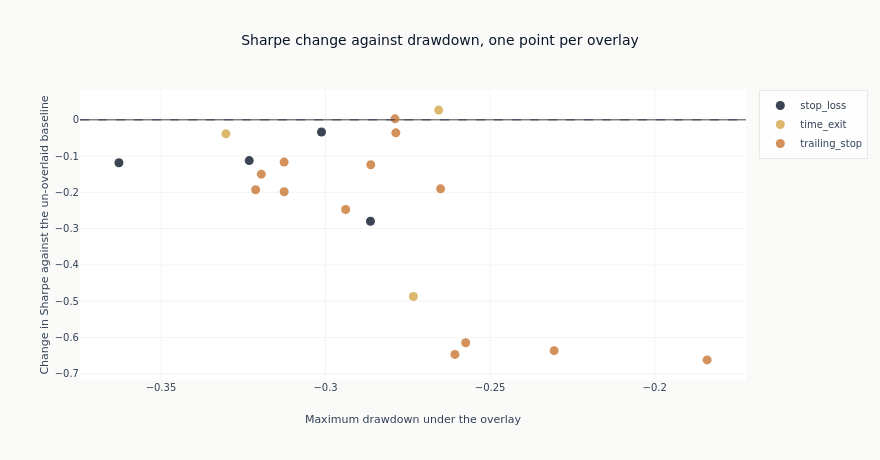

The cell this chart's notebook holds for it:
### Markdown cell above
### Sharpe against drawdown, one point per overlay

The vertical axis is the change in Sharpe against the baseline and the horizontal axis is the
drawdown the overlay produced. A rule in the upper left reduced the drawdown without spending the
Sharpe; one in the lower left bought its drawdown reduction with return; one on the right did
neither. The dashed horizontal line is the baseline: everything below it made the strategy worse
on the measure that matters.

### Code cell
fig = go.Figure()
for risk_type in risk_df["risk_type"].unique().sort().to_list():
    subset = risk_df.filter(pl.col("risk_type") == risk_type)
    fig.add_trace(
        go.Scatter(
            x=subset["max_drawdown"].to_list(),
            y=subset["sharpe_delta"].to_list(),
            mode="markers",
            name=risk_type,
            text=subset["risk_name"].to_list(),
            hovertemplate="%{text}<br>drawdown %{x:.1%}<br>Sharpe change %{y:+.3f}<extra></extra>",
            marker=dict(size=9, opacity=0.8),
        )
    )
fig.add_hline(y=0, line_width=1, line_dash="dash", line_color=COLORS["neutral"])
fig.update_xaxes(title_text="Maximum drawdown under the overlay")
fig.update_yaxes(title_text="Change in Sharpe against the un-overlaid baseline")
fig.update_layout(
    title="Sharpe change against drawdown, one point per overlay",
    height=460,
    width=880,
    margin=dict(t=90),
)
_delta = risk_df["sharpe_delta"]
_dd = risk_df["max_drawdown"]
show_plotly_with_alt(
    fig,
    "Scatter of each risk overlay's change in Sharpe against the maximum drawdown it produced, one "
    "series per rule family, with a dashed line at no change. Counted from the frame: "
    f"{risk_df.height} overlays, Sharpe change from {_delta.min():+.3f} to {_delta.max():+.3f}, "
    f"drawdown from {_dd.min():.1%} to {_dd.max():.1%}, and "
    f"{int((_delta > 0).sum())} overlays above the baseline.",
)

### Figure 1 — Plotly figure (JSON) as saved in the notebook; plotly's stock layout.template omitted (floating-point values rounded to 4 significant figures)
{"data": [{"hovertemplate": "%{text}<br>drawdown %{x:.1%}<br>Sharpe change %{y:+.3f}<extra></extra>", "marker": {"opacity": 0.8, "size": 9}, "mode": "markers", "name": "stop_loss", "text": ["stop_loss_15pct", "stop_loss_10pct", "stop_loss_5pct", "stop_loss_3pct"], "type": "scatter", "x": [-0.3012, -0.3232, -0.3628, -0.2864], "y": [-0.03368, -0.1124, -0.1184, -0.2798]}, {"hovertemplate": "%{text}<br>drawdown %{x:.1%}<br>Sharpe change %{y:+.3f}<extra></extra>", "marker": {"opacity": 0.8, "size": 9}, "mode": "markers", "name": "time_exit", "text": ["time_exit_20", "time_exit_40", "time_exit_10"], "type": "scatter", "x": [-0.2656, -0.3303, -0.2733], "y": [0.02679, -0.03852, -0.4872]}, {"hovertemplate": "%{text}<br>drawdown %{x:.1%}<br>Sharpe change %{y:+.3f}<extra></extra>", "marker": {"opacity": 0.8, "size": 9}, "mode": "markers", "name": "trailing_stop", "text": ["trailing_20pct", "trailing_mae_p10_h10_5p2pct", "trailing_15pct", "trailing_mae_p25_h40_6p0pct", "trailing_5pct", "trailing_mae_p10_h20_7p2pct", "trailing_mae_p10_h40_9p8pct", "trailing_10pct", "trailing_mae_p25_h20_4p3pct", "trailing_3pct", "trailing_2pct", "trailing_mae_p25_h10_2p8pct", "trailing_1pct"], "type": "scatter", "x": [-0.2789, -0.2786, -0.3126, -0.2862, -0.3195, -0.265, -0.3212, -0.3126, -0.2939, -0.2574, -0.2306, -0.2607, -0.1841], "y": [0.00272, -0.03578, -0.1165, -0.124, -0.1499, -0.1904, -0.193, -0.1982, -0.2473, -0.6148, -0.6366, -0.647, -0.662]}], "layout": {"height": 460, "margin": {"t": 90}, "shapes": [{"line": {"color": "#334155", "dash": "dash", "width": 1}, "type": "line", "x0": 0, "x1": 1, "xref": "x domain", "y0": 0, "y1": 0, "yref": "y"}], "title": {"text": "Sharpe change against drawdown, one point per overlay"}, "width": 880, "xaxis": {"title": {"text": "Maximum drawdown under the overlay"}}, "yaxis": {"title": {"text": "Change in Sharpe against the un-overlaid baseline"}}}}
